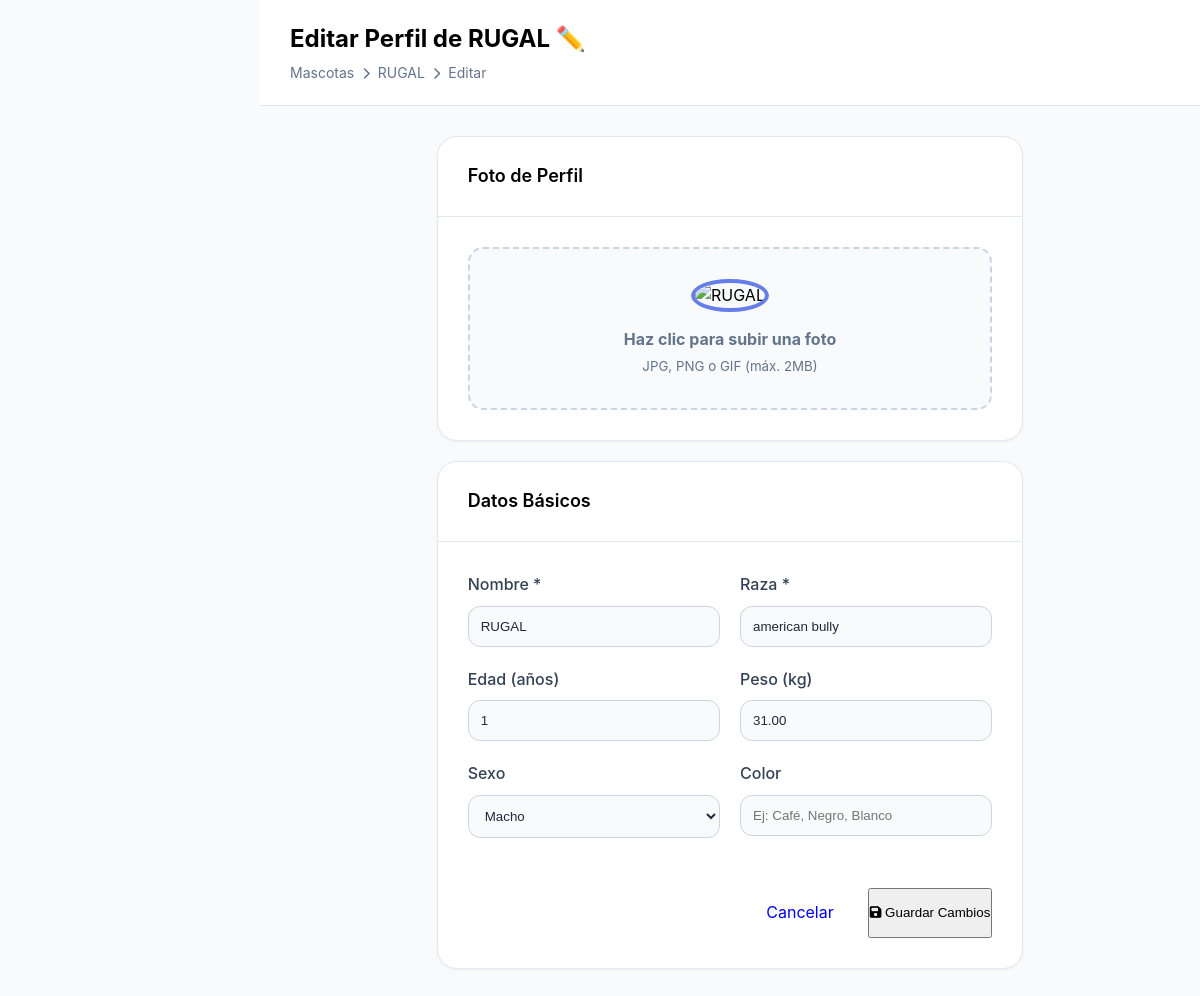
The page /editar-mascota.php?id=29 (signed in) on the database its author committed.
### tables this page shows
CREATE TABLE IF NOT EXISTS `mascotas` (
  `id` int NOT NULL AUTO_INCREMENT,
  `user_id` int NOT NULL,
  `estado_salud` varchar(50) DEFAULT 'excelente',
  `nombre` varchar(100) NOT NULL,
  `tipo` varchar(50) DEFAULT 'perro',
  `raza` varchar(100) DEFAULT NULL,
  `edad` int DEFAULT NULL,
  `peso` decimal(5,2) DEFAULT NULL,
  `peso_promedio` decimal(5,2) DEFAULT NULL,
  `color` varchar(50) DEFAULT NULL,
  `sexo` varchar(10) DEFAULT NULL,
  `nivel_actividad` varchar(20) DEFAULT 'medio',
  `foto_perfil` varchar(255) DEFAULT NULL,
  `codigo_qr` varchar(100) DEFAULT NULL,
  `estado` varchar(20) DEFAULT 'activo',
  `created_at` timestamp NULL DEFAULT CURRENT_TIMESTAMP,
  `updated_at` timestamp NULL DEFAULT CURRENT_TIMESTAMP ON UPDATE CURRENT_TIMESTAMP,
  `esterilizado` tinyint(1) DEFAULT '0',
  `tamano` enum('pequeno','mediano','grande','gigante') DEFAULT 'mediano',
  `vive_en` enum('apartamento','casa','finca') DEFAULT 'casa',
  `alergias` text,
  `enfermedades_previas` text,
  `alimentacion_actual` text,
  `peso_ideal` decimal(5,2) DEFAULT NULL,
  `ultima_actualizacion_salud` datetime DEFAULT NULL,
  `especie` varchar(50) DEFAULT 'perro',
  `edad_anios` int DEFAULT '0',
  `edad_meses` int DEFAULT '0',
  PRIMARY KEY (`id`),
  UNIQUE KEY `codigo_qr` (`codigo_qr`),
  KEY `user_id` (`user_id`)
);

### editar-mascota.php (the view, shortened to what this page needs)
<?php
require_once 'puntos-functions.php';
$userId = $_SESSION['user_id'];
$mascotaId = $_GET['id'] ?? null;
$stmt = $pdo->prepare("SELECT * FROM mascotas WHERE id = ? AND user_id = ?");
$stmt->execute([$mascotaId, $userId]);
$mascota = $stmt->fetch();
?>
<!DOCTYPE html>
<html lang="es">
<head>
    <link rel="stylesheet" href="dashboard.css">
    <link rel="stylesheet" href="https://cdnjs.cloudflare.com/ajax/libs/font-awesome/6.4.0/css/all.min.css">
</head>
<body>
    <div class="main-content">
        <header class="header">
            <div class="header-left">
                <h1 class="page-title">Editar Perfil de <?php echo htmlspecialchars($mascota['nombre']); ?> ✏️</h1>
                <div class="breadcrumb">
                    <span>Mascotas</span>
                    <i class="fas fa-chevron-right"></i>
                    <span><?php echo htmlspecialchars($mascota['nombre']); ?></span>
                    <i class="fas fa-chevron-right"></i>
                    <span>Editar</span>
                </div>
            </div>
        </header>
        <div class="content-wrapper">
            <div class="row">
                <div class="col-8" style="margin: 0 auto; float: none;">
                    <div class="card" style="margin-bottom: 20px;">
                        <div class="card-header">
                            <h3>Foto de Perfil</h3>
                        </div>
                        <div style="padding: 30px;">
                            <div class="photo-upload-area" onclick="document.getElementById('photoInput').click()">
                                <?php if (!empty($mascota['foto_perfil'])):
                                    $fotoPreview = htmlspecialchars($mascota['foto_perfil']);
                                    if (strpos($fotoPreview, 'uploads/') !== 0) $fotoPreview = 'uploads/' . $fotoPreview;
                                ?>
                                    <img src="<?php echo $fotoPreview; ?>"
                                         alt="<?php echo htmlspecialchars($mascota['nombre']); ?>"
                                         class="photo-preview"
                                         id="photoPreview">
                                <?php else: ?>
                                    <div style="font-size: 60px; color: #cbd5e1; margin-bottom: 15px;">
                                        <i class="fas fa-camera"></i>
                                    </div>
                                <?php endif; ?>
                                <p style="color: #64748b; margin: 0;">
                                    <strong>Haz clic para subir una foto</strong><br>
                                    <small>JPG, PNG o GIF (máx. 2MB)</small>
                                </p>
                            </div>
                        </div>
                    </div>
                    <div class="card">
                        <div class="card-header">
                            <h3>Datos Básicos</h3>
                        </div>
                        <div style="padding: 30px;">
                            <form method="POST" action="">
                                <div class="form-row">
                                    <div class="form-col">
                                        <div class="form-group">
                                            <label class="form-label">Nombre *</label>
                                            <input type="text" name="nombre" class="form-control"
                                                   value="<?php echo htmlspecialchars($mascota['nombre']); ?>" required>
                                        </div>
                                    </div>
                                    <div class="form-col">
                                        <div class="form-group">
                                            <label class="form-label">Raza *</label>
                                            <input type="text" name="raza" class="form-control"
                                                   value="<?php echo htmlspecialchars($mascota['raza']); ?>" required>
                                        </div>
                                    </div>
                                </div>
                                <div class="form-row">
                                    <div class="form-col">
                                        <div class="form-group">
                                            <label class="form-label">Edad (años)</label>
                                            <input type="number" name="edad" class="form-control" step="0.1"
                                                   value="<?php echo $mascota['edad']; ?>">
                                        </div>
                                    </div>
                                    <div class="form-col">
                                        <div class="form-group">
                                            <label class="form-label">Peso (kg)</label>
                                            <input type="number" name="peso" class="form-control" step="0.1"
                                                   value="<?php echo $mascota['peso']; ?>">
                                        </div>
                                    </div>
                                </div>
                                <div class="form-row">
                                    <div class="form-col">
                                        <div class="form-group">
                                            <label class="form-label">Sexo</label>
                                            <select name="sexo" class="form-control">
                                                <option value="macho" <?php echo $mascota['sexo'] === 'macho' ? 'selected' : ''; ?>>Macho</option>
                                            </select>
                                        </div>
                                    </div>
                                    <div class="form-col">
                                        <div class="form-group">
                                            <label class="form-label">Color</label>
                                            <input type="text" name="color" class="form-control"
                                                   value="<?php echo htmlspecialchars($mascota['color'] ?? ''); ?>"
                                                   placeholder="Ej: Café, Negro, Blanco">
                                        </div>
                                    </div>
                                </div>
                                <div style="margin-top: 30px; text-align: right; display: flex; gap: 10px; justify-content: flex-end;">
                                    <a href="perfil-mascota.php?id=<?php echo $mascota['id']; ?>"
                                       class="btn-cancel"
                                       style="padding: 12px 24px; text-decoration: none; display: inline-block;">
                                        Cancelar
                                    </a>
                                    <button type="submit" class="btn-submit">
                                        <i class="fas fa-save"></i> Guardar Cambios
                                    </button>
                                </div>
                            </form>
                        </div>
                    </div>
                </div>
            </div>
        </div>
    </div>
</body>
</html>

### dashboard.css (style rules this page uses)
:root { --primary-color: #33a1ff; --primary-dark: #1d91f0; --primary-light: #5fc1ff; --secondary-color: #33a1ff; --accent-color: #5fc1ff; --success-color: #10b981; --warning-color: #f59e0b; --danger-color: #ef4444; --light-bg: var(--p-bg-main, #f8fafc); --light-border: var(--p-border, #e2e8f0); --text-light: var(--p-text-muted, #64748b); --text-dark: var(--p-text-main, #1e293b); --white: #ffffff; --black: #000000; --sidebar-bg: var(--p-primary, #ffffff); --header-bg: #ffffff; --card-bg: var(--p-bg-card, #ffffff); --shadow-sm: 0 1px 3px rgba(0, 0, 0, 0.05); --shadow-md: 0 4px 6px rgba(0, 0, 0, 0.07); --shadow-lg: 0 10px 25px rgba(0, 0, 0, 0.1); --shadow-xl: 0 20px 60px rgba(0, 0, 0, 0.12); --border-radius-sm: 8px; --border-radius-md: 12px; --border-radius-lg: 16px; --border-radius-xl: 20px; --transition-fast: 0.2s ease; --transition-normal: 0.3s ease; --transition-slow: 0.5s ease; }
* { margin: 0; padding: 0; box-sizing: border-box; }
body { font-family: 'Inter', -apple-system, BlinkMacSystemFont, 'Segoe UI', Roboto, sans-serif; background-color: var(--light-bg); color: black; line-height: 1.6; overflow-x: hidden; }
body { display: flex; min-height: 100vh; }
.main-content { flex: 1; margin-left: 260px; min-height: 100vh; display: flex; flex-direction: column; }
.header { background: var(--header-bg); border-bottom: 1px solid var(--light-border); padding: 20px 30px; display: flex; align-items: center; justify-content: space-between; position: sticky; top: 0; z-index: 100; }
.header-left { display: flex; flex-direction: column; gap: 4px; }
.page-title { font-size: 24px; font-weight: 700; color: black; }
.breadcrumb { display: flex; align-items: center; gap: 8px; font-size: 14px; color: var(--text-light); }
.breadcrumb i { font-size: 12px; }
.content-wrapper { flex: 1; padding: 30px; display: flex; flex-direction: column; gap: 30px; }
.row { display: flex; gap: 30px; margin-bottom: 30px; }
.col-8 { width: 66.66%; }
.card { background: var(--card-bg); border-radius: var(--border-radius-xl); box-shadow: var(--shadow-sm); transition: var(--transition-normal); border: 1px solid var(--light-border); }
.card-header { padding: 25px 30px; border-bottom: 1px solid var(--light-border); display: flex; align-items: center; justify-content: space-between; }
.card-header h3 { font-size: 18px; font-weight: 600; color: black; }
.card { animation: fadeIn 0.5s ease-out; }

### editar-mascota.php (style rules this page uses)
.form-group { margin-bottom: 20px; }
.form-label { display: block; margin-bottom: 8px; font-weight: 500; color: #334155; }
.form-control { width: 100%; padding: 12px; border: 1px solid #cbd5e1; border-radius: 12px; background: #f8fafc; color: #1e293b; }
.form-row { display: flex; gap: 20px; }
.form-col { flex: 1; }
.photo-upload-area { border: 2px dashed #cbd5e1; border-radius: 15px; padding: 30px; text-align: center; cursor: pointer; transition: all 0.3s; background: #f8fafc; }
.photo-preview { width: 150px; height: 150px; border-radius: 50%; object-fit: cover; margin: 0 auto 15px; border: 4px solid #667eea; }

### rows shown on the page
mascotas: nombre "RUGAL", raza "american bully", edad "1", peso "31.00", sexo "Macho"
